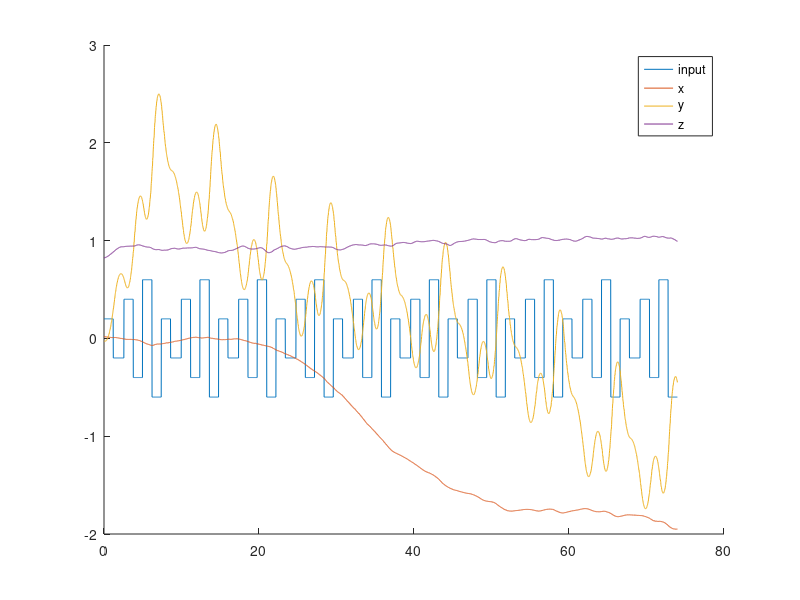

This chart was generated by the following MATLAB code:
clear all
close all
%%

load angle_identification_y

t = 0:0.02:(length(input)-1)/50;

figure
hold on
plot(t, input)
plot(t, output_x)
plot(t, output_y)
plot(t, output_z)
legend('input','x','y','z')